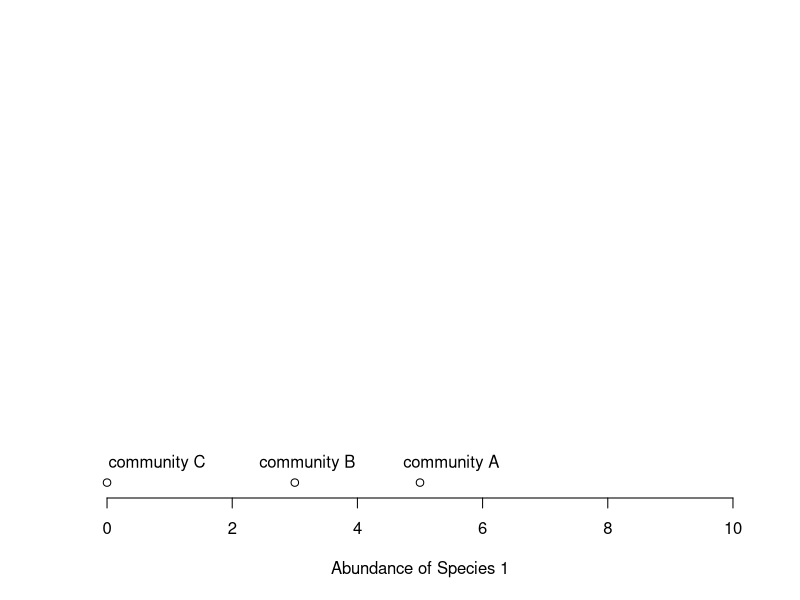
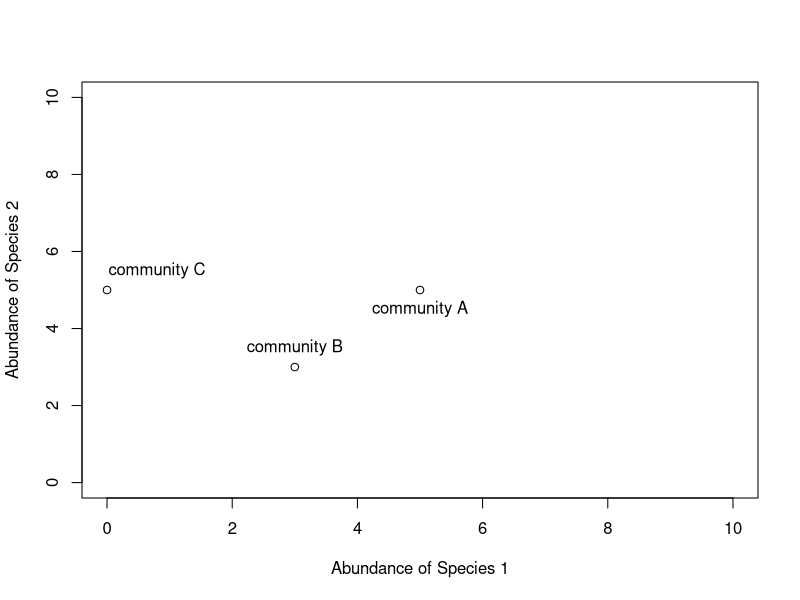
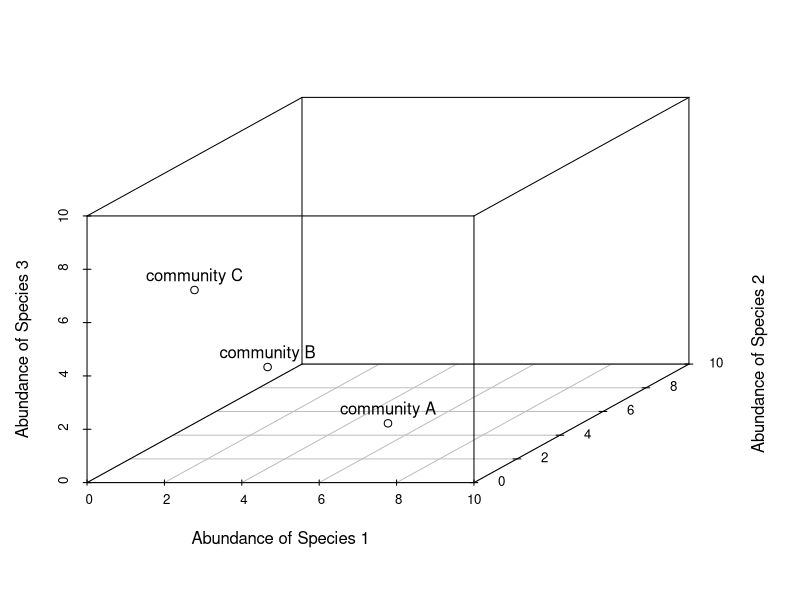
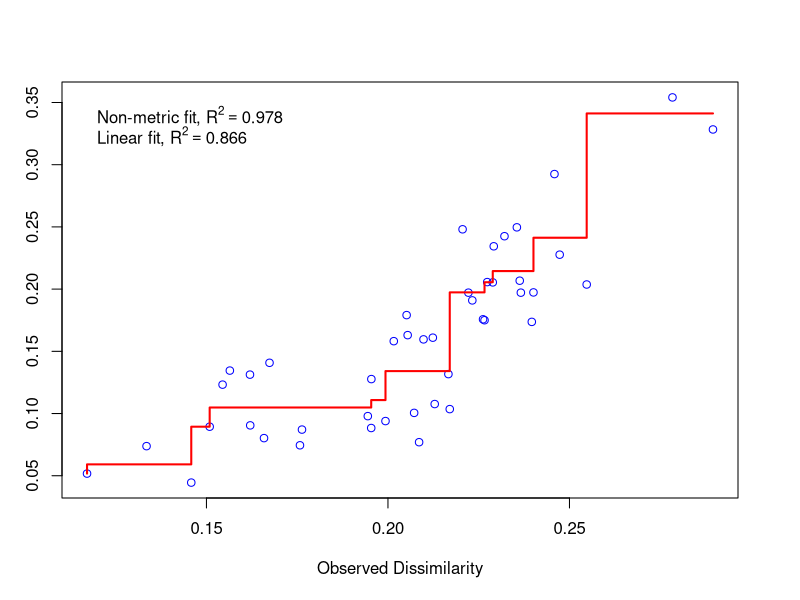
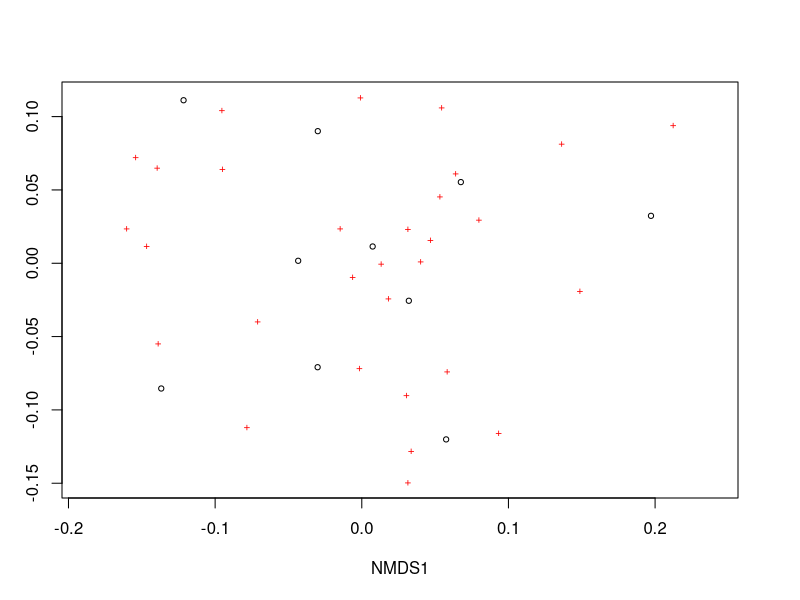
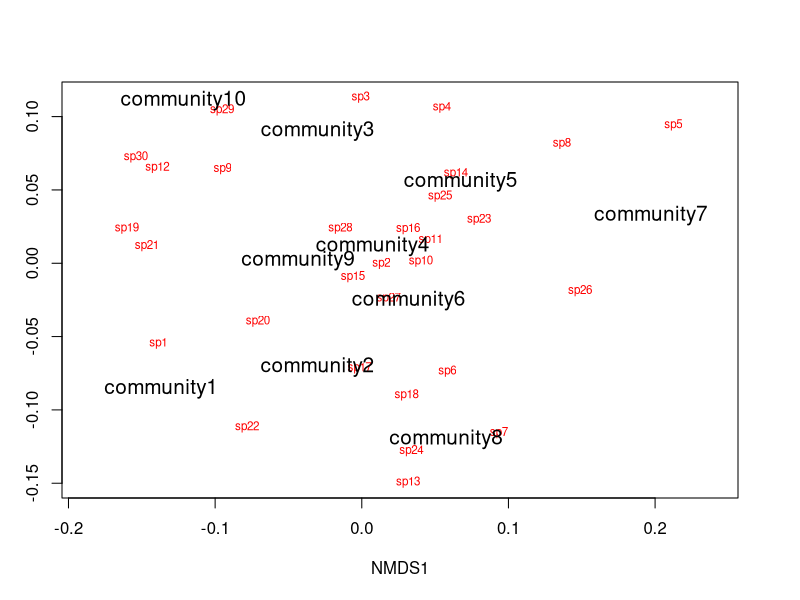
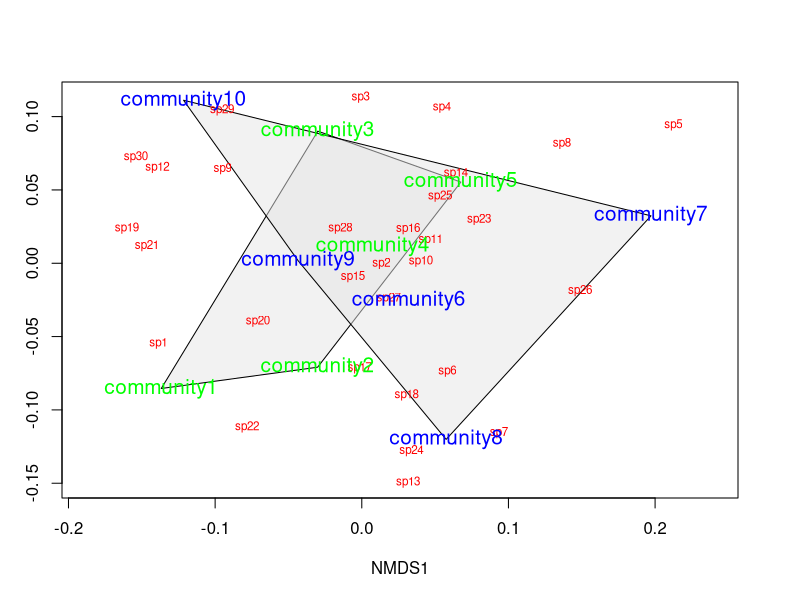
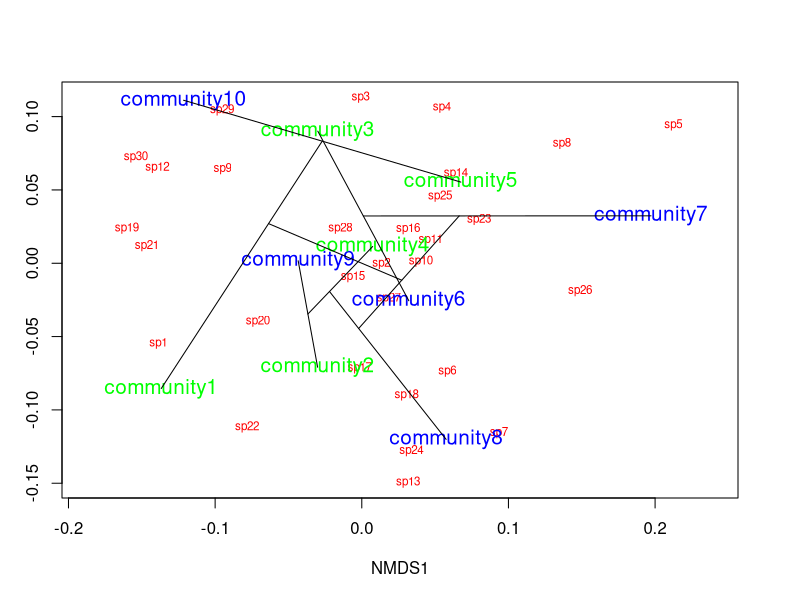

Generate these figures, in order, with R:
# Non-metric multidimensional scaling (NMDS) is one tool commonly used to 
# examine community composition

# Let's lay some conceptual groundwork
# Consider a single axis of abundance representing a single species:
plot(0:10,0:10,type="n",axes=F,xlab="Abundance of Species 1",ylab="")
axis(1)
# We can plot each community on that axis depending on the abundance of 
# species 1 within it
points(5,0); text(5.5,0.5,labels="community A")
points(3,0); text(3.2,0.5,labels="community B")
points(0,0); text(0.8,0.5,labels="community C")

# Now consider a second axis of abundance representing a different 
# species
# Communities can be plotted along both axes depending on the abundance of
# species within it
plot(0:10,0:10,type="n",xlab="Abundance of Species 1",
     ylab="Abundance of Species 2")
points(5,5); text(5,4.5,labels="community A")
points(3,3); text(3,3.5,labels="community B")
points(0,5); text(0.8,5.5,labels="community C")

# Now consider a THIRD axis of abundance representing yet another species
# (For this we're going to need to load another package)
# install.packages("scatterplot3d")
library(scatterplot3d)
d=scatterplot3d(0:10,0:10,0:10,type="n",xlab="Abundance of Species 1",
                ylab="Abundance of Species 2",
                zlab="Abundance of Species 3"); d
d$points3d(5,5,0); text(d$xyz.convert(5,5,0.5),labels="community A")
d$points3d(3,3,3); text(d$xyz.convert(3,3,3.5),labels="community B")
d$points3d(0,5,5); text(d$xyz.convert(0,5,5.5),labels="community C")

# Now consider as many axes as there are species S (obviously we cannot 
# visualize this beyond 3 dimensions)
# Hopefully your head didn't explode

# The goal of NMDS is to represent the original position of communities in
# multidimensional space as accurately as possible using a reduced number 
# of dimensions that can be easily plotted and visualized 

# NMDS does not use the absolute abundances of species in communities, but
# rather their RANK ORDER!
# The use of ranks omits some of the issues associated with using absolute
# distance (e.g., sensitivity to transformation), and as a result is much 
# more flexible technique that accepts a variety of types of data
# (It is also where the "non-metric" part of the name comes from)

# The NMDS procedure is iterative and takes place over several steps:
# (1) Define the original positions of communities in multidimensional 
# space 
# (2) Specify the number m of reduced dimensions (typically 2)
# (3) Construct an initial configuration of the samples in 2-dimensions
# (4) Regress distances in this initial configuration against the observed 
# (measured) distances
# (5) Determine the stress (disagreement between 2-D configuration and 
# predicted values from regression)
# If the 2-D configuration perfectly preserves the original rank 
# orders, then a plot ofone against the other must be monotonically 
# increasing. The extent to which the points on the 2-D configuration
# differ from this monotonically increasing line determines the
# degree of stress (see Shepard plot)
# (6) If stress is high, reposition the points in m dimensions in the 
#direction of decreasing stress, and repeat until stress is below 
#some threshold 

# Generally, stress < 0.05 provides an excellent represention in reduced 
# dimensions, < 0.1 is great, < 0.2 is good, and stress > 0.3 provides a 
# poor representation

# NOTE: The final configuration may differ depending on the initial 
# configuration (which is often random) and the number of iterations, so
# it is advisable to run the NMDS multiple times and compare the 
# interpretation from the lowest stress solutions

# To begin, NMDS requires a distance matrix, or a matrix of 
# dissimilarities
# Raw Euclidean distances are not ideal for this purpose: they are 
# sensitive to totalabundances, so may treat sites with a similar number
# of species as more similar, even though the identities of the species
# are different
# They are also sensitive to species absences, so may treat sites with
# the same number of absent species as more similar

# Consequently, ecologists use the Bray-Curtis dissimilarity calculation, 
# which has many ideal properties:
# It is invariant to changes in units
# It is unaffected by additions/removals of species that are not 
# present in two communities
# It is unaffected by the addition of a new community
# It can recognize differences in total abudnances when relative 
# abundances are the same

# To run the NMDS, we will use the function `metaMDS` from the vegan 
# package
#install.packages("vegan")
library(vegan)
# `metaMDS` requires a community-by-species matrix
# Let's create that matrix with some randomly sampled data
set.seed(2)
community_matrix=matrix(sample(1:100,300,replace=T),nrow=10,
                        dimnames=list(paste("community",1:10,sep=""),
                                      paste("sp",1:30,sep="")))

# The function `metaMDS` will take care of most of the distance 
# calculations, iterative fitting, etc. We need simply to supply:
example_NMDS=metaMDS(community_matrix, # Our community-by-species matrix
                     k=2) # The number of reduced dimensions
# You should see each iteration of the NMDS until a solution is reached
# (i.e., stress was minimized after some number of reconfigurations of 
# the points in 2 dimensions). You can increase the number of default 
# iterations using the argument "trymax=##"
example_NMDS=metaMDS(community_matrix,k=2,trymax=100)

# And we can look at the NMDS object
example_NMDS # metaMDS has automatically applied a square root 
# transformation and calculated the Bray-Curtis distances for our 
# community-by-site matrix
# Let's examine a Shepard plot, which shows scatter around the regression
# between the interpoint distances in the final configuration (distances 
# between each pair of communities) against their original dissimilarities
stressplot(example_NMDS)
# Large scatter around the line suggests that original dissimilarities are
# not well preserved in the reduced number of dimensions

#Now we can plot the NMDS
plot(example_NMDS)
# It shows us both the communities ("sites", open circles) and species 
# (red crosses), but we  don't know which are which!

# We can use the functions `ordiplot` and `orditorp` to add text to the 
# plot in place of points
ordiplot(example_NMDS,type="n")
orditorp(example_NMDS,display="species",col="red",air=0.01)
orditorp(example_NMDS,display="sites",cex=1.25,air=0.01)

# There are some additional functions that might of interest
# Let's suppose that communities 1-5 had some treatment applied, and 
# communities 6-10 a different treatment
# We can draw convex hulls connecting the vertices of the points made by
# these communities on the plot
# First, let's create a vector of treatment values:
treat=c(rep("Treatment1",5),rep("Treatment2",5))
ordiplot(example_NMDS,type="n")
ordihull(example_NMDS,groups=treat,draw="polygon",col="grey90",
         label=FALSE)
orditorp(example_NMDS,display="species",col="red",air=0.01)
orditorp(example_NMDS,display="sites",col=c(rep("green",5),rep("blue",5)),
         air=0.01,cex=1.25)
# I find this an intuitive way to understand how communities and species 
# cluster based on treatments
# One can also plot ellipses and "spider graphs" using the functions 
# `ordiellipse` and `orderspider` which emphasize the centroid of the 
# communities in each treatment

# Another alternative is to plot a minimum spanning tree (from the 
# function `hclust`), which clusters communities based on their original 
# dissimilarities and projects the dendrogram onto the 2-D plot
ordiplot(example_NMDS,type="n")
orditorp(example_NMDS,display="species",col="red",air=0.01)
orditorp(example_NMDS,display="sites",col=c(rep("green",5),rep("blue",5)),
         air=0.01,cex=1.25)
ordicluster(example_NMDS,hclust(vegdist(community_matrix,"bray"))) 
# Note that clustering is based on Bray-Curtis distances
# This is one method suggested to check the 2-D plot for accuracy

# You could also plot the convex hulls, ellipses, spider plots, etc. colored based on the treatments
# First, create a vector of color values corresponding of the same length as the vector of treatment values
colors=c(rep("red",5),rep("blue",5))
ordiplot(example_NMDS,type="n")
#Plot convex hulls with colors baesd on treatment
for(i in unique(treat)) {
  ordihull(example_NMDS$point[grep(i,treat),],draw="polygon",groups=treat[treat==i],col=colors[grep(i,treat)],label=F) } 
orditorp(example_NMDS,display="species",col="red",air=0.01)
orditorp(example_NMDS,display="sites",col=c(rep("green",5),rep("blue",5)),
         air=0.01,cex=1.25)

# If the treatment is a continuous variable, consider mapping contour 
# lines onto the plot
# For this example, consider the treatments were applied along an 
# elevational gradient
# We can define random elevations for previous example
elevation=runif(10,0.5,1.5)
# And use the function ordisurf to plot contour lines
ordisurf(example_NMDS,elevation,main="",col="forestgreen")
# Finally, we want to display species on plot
orditorp(example_NMDS,display="species",col="grey30",air=0.1,cex=1)
